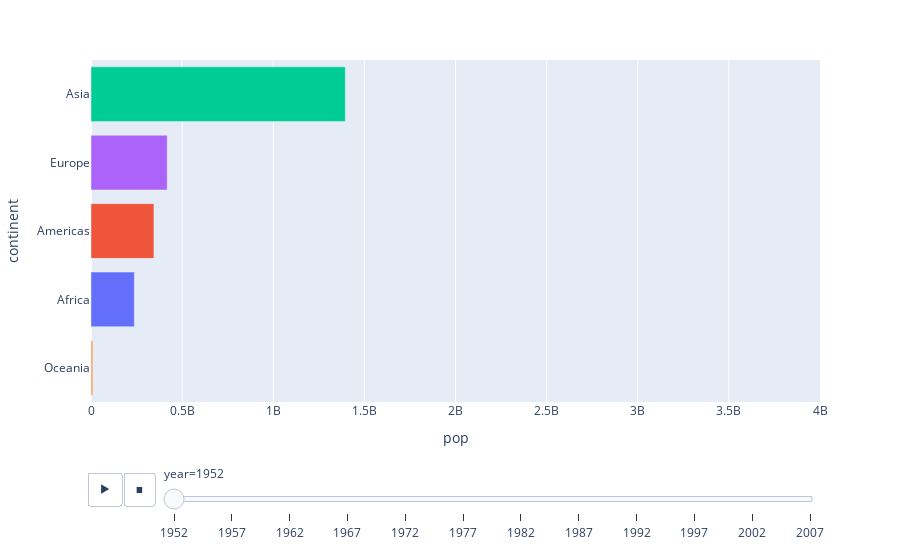

Here is the notebook cell this chart was saved with:
### Markdown cell above
## Question 4:

Thus far we looked at data from one year (2007). Lets create an animation to see the population growth of the continents through the years

### Code cell
df_new = df.groupby(['year','continent']).sum().reset_index()
fig = px.bar(df_new, x="pop", y="continent", color="continent", orientation='h',
        animation_frame="year", animation_group="continent", range_x=[0,4000000000])
fig.update_layout(showlegend=False)
fig.update_yaxes(categoryorder='total ascending')
fig.update_traces(textfont_size=12, textangle=0, textposition="outside", cliponaxis=False)
fig.show()

### Figure 1 — Plotly figure (JSON) as saved in the notebook; plotly's stock layout.template omitted (floating-point values rounded to 4 significant figures)
{"data": [{"alignmentgroup": "True", "cliponaxis": false, "hovertemplate": "continent=%{y}<br>year=1952<br>pop=%{x}<extra></extra>", "ids": ["Africa"], "legendgroup": "Africa", "marker": {"color": "#636efa", "pattern": {"shape": ""}}, "name": "Africa", "offsetgroup": "Africa", "orientation": "h", "showlegend": true, "textangle": 0, "textfont": {"size": 12}, "textposition": "outside", "type": "bar", "x": [237640501], "xaxis": "x", "y": ["Africa"], "yaxis": "y"}, {"alignmentgroup": "True", "cliponaxis": false, "hovertemplate": "continent=%{y}<br>year=1952<br>pop=%{x}<extra></extra>", "ids": ["Americas"], "legendgroup": "Americas", "marker": {"color": "#EF553B", "pattern": {"shape": ""}}, "name": "Americas", "offsetgroup": "Americas", "orientation": "h", "showlegend": true, "textangle": 0, "textfont": {"size": 12}, "textposition": "outside", "type": "bar", "x": [345152446], "xaxis": "x", "y": ["Americas"], "yaxis": "y"}, {"alignmentgroup": "True", "cliponaxis": false, "hovertemplate": "continent=%{y}<br>year=1952<br>pop=%{x}<extra></extra>", "ids": ["Asia"], "legendgroup": "Asia", "marker": {"color": "#00cc96", "pattern": {"shape": ""}}, "name": "Asia", "offsetgroup": "Asia", "orientation": "h", "showlegend": true, "textangle": 0, "textfont": {"size": 12}, "textposition": "outside", "type": "bar", "x": [1395357351], "xaxis": "x", "y": ["Asia"], "yaxis": "y"}, {"alignmentgroup": "True", "cliponaxis": false, "hovertemplate": "continent=%{y}<br>year=1952<br>pop=%{x}<extra></extra>", "ids": ["Europe"], "legendgroup": "Europe", "marker": {"color": "#ab63fa", "pattern": {"shape": ""}}, "name": "Europe", "offsetgroup": "Europe", "orientation": "h", "showlegend": true, "textangle": 0, "textfont": {"size": 12}, "textposition": "outside", "type": "bar", "x": [418120846], "xaxis": "x", "y": ["Europe"], "yaxis": "y"}, {"alignmentgroup": "True", "cliponaxis": false, "hovertemplate": "continent=%{y}<br>year=1952<br>pop=%{x}<extra></extra>", "ids": ["Oceania"], "legendgroup": "Oceania", "marker": {"color": "#FFA15A", "pattern": {"shape": ""}}, "name": "Oceania", "offsetgroup": "Oceania", "orientation": "h", "showlegend": true, "textangle": 0, "textfont": {"size": 12}, "textposition": "outside", "type": "bar", "x": [10686006], "xaxis": "x", "y": ["Oceania"], "yaxis": "y"}], "layout": {"barmode": "relative", "legend": {"title": {"text": "continent"}, "tracegroupgap": 0}, "margin": {"t": 60}, "showlegend": false, "sliders": [{"active": 0, "currentvalue": {"prefix": "year="}, "len": 0.9, "pad": {"b": 10, "t": 60}, "steps": [{"args": [["1952"], {"frame": {"duration": 0, "redraw": true}, "fromcurrent": true, "mode": "immediate", "transition": {"duration": 0, "easing": "linear"}}], "label": "1952", "method": "animate"}, {"args": [["1957"], {"frame": {"duration": 0, "redraw": true}, "fromcurrent": true, "mode": "immediate", "transition": {"duration": 0, "easing": "linear"}}], "label": "1957", "method": "animate"}, {"args": [["1962"], {"frame": {"duration": 0, "redraw": true}, "fromcurrent": true, "mode": "immediate", "transition": {"duration": 0, "easing": "linear"}}], "label": "1962", "method": "animate"}, {"args": [["1967"], {"frame": {"duration": 0, "redraw": true}, "fromcurrent": true, "mode": "immediate", "transition": {"duration": 0, "easing": "linear"}}], "label": "1967", "method": "animate"}, {"args": [["1972"], {"frame": {"duration": 0, "redraw": true}, "fromcurrent": true, "mode": "immediate", "transition": {"duration": 0, "easing": "linear"}}], "label": "1972", "method": "animate"}, {"args": [["1977"], {"frame": {"duration": 0, "redraw": true}, "fromcurrent": true, "mode": "immediate", "transition": {"duration": 0, "easing": "linear"}}], "label": "1977", "method": "animate"}, {"args": [["1982"], {"frame": {"duration": 0, "redraw": true}, "fromcurrent": true, "mode": "immediate", "transition": {"duration": 0, "easing": "linear"}}], "label": "1982", "method": "animate"}, {"args": [["1987"], {"frame": {"duration": 0, "redraw": true}, "fromcurrent": true, "mode": "immediate", "transition": {"duration": 0, "easing": "linear"}}], "label": "1987", "method": "animate"}, {"args": [["1992"], {"frame": {"duration": 0, "redraw": true}, "fromcurrent": true, "mode": "immediate", "transition": {"duration": 0, "easing": "linear"}}], "label": "1992", "method": "animate"}, {"args": [["1997"], {"frame": {"duration": 0, "redraw": true}, "fromcurrent": true, "mode": "immediate", "transition": {"duration": 0, "easing": "linear"}}], "label": "1997", "method": "animate"}, {"args": [["2002"], {"frame": {"duration": 0, "redraw": true}, "fromcurrent": true, "mode": "immediate", "transition": {"duration": 0, "easing": "linear"}}], "label": "2002", "method": "animate"}, {"args": [["2007"], {"frame": {"duration": 0, "redraw": true}, "fromcurrent": true, "mode": "immediate", "transition": {"duration": 0, "easing": "linear"}}], "label": "2007", "method": "animate"}], "x": 0.1, "xanchor": "left", "y": 0, "yanchor": "top"}], "updatemenus": [{"buttons": [{"args": [null, {"frame": {"duration": 500, "redraw": true}, "fromcurrent": true, "mode": "immediate", "transition": {"duration": 500, "easing": "linear"}}], "label": "&#9654;", "method": "animate"}, {"args": [[null], {"frame": {"duration": 0, "redraw": true}, "fromcurrent": true, "mode": "immediate", "transition": {"duration": 0, "easing": "linear"}}], "label": "&#9724;", "method": "animate"}], "direction": "left", "pad": {"r": 10, "t": 70}, "showactive": false, "type": "buttons", "x": 0.1, "xanchor": "right", "y": 0, "yanchor": "top"}], "xaxis": {"anchor": "y", "domain": [0, 1], "range": [0, 4000000000], "title": {"text": "pop"}}, "yaxis": {"anchor": "x", "categoryarray": ["Oceania", "Europe", "Asia", "Americas", "Africa"], "categoryorder": "total ascending", "domain": [0, 1], "title": {"text": "continent"}}}}
